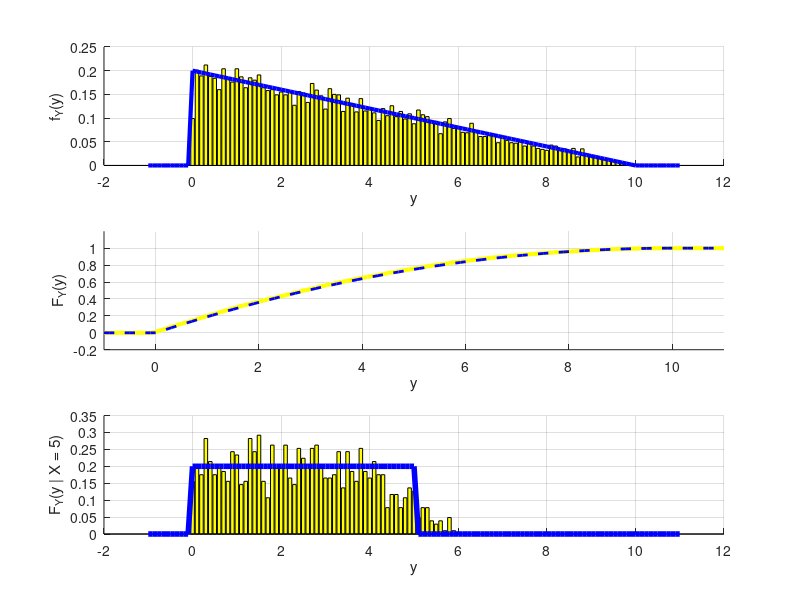

Source code (MATLAB):
clear all; close all; clc;

N = 10000;  % Número de realizações

X = zeros(1, N);
Y = zeros(1, N);

i = 1;
while i <= N
  X(i) = 20 * rand() - 10; % x in [-10 10]
  Y(i) = 10 * rand();      % y in [0 10]

  if not (Y(i) > 10 - abs(X(i))) 
    i = i + 1;
  end
end

PrXgeqY_sim = mean(X>=Y)
PrXgeqY_teo = 1/4

% figure; hold on; grid on;
% scatter(X, Y);
% ylim([-1 11]); xlim([-11 11]);
% xlabel('x'); ylabel('y');
% axis('square')

dy = 0.1; y = -1 : dy : 11;

pdfY_sim = hist(Y, y) / (N * dy);
pdfY_teo =  (1/5 - y/50) .* (0 <= y & y <= 10) + 0 .* (y > 10 | y < 0);

figure
subplot(3, 1, 1); grid on; hold on;
bar(y, pdfY_sim, 'y');
plot(y, pdfY_teo, 'b', 'LineWidth', 3);
xlabel('y'); ylabel('f_Y(y)');

cdfY_sim = cumsum(pdfY_sim) * dy;
cdfY_teo = (y/5 - y.^2/100) .* (0 <= y & y <= 10) + 0 .* (y<0) + 1 .* (y > 10);

subplot(3, 1, 2); grid on; hold on;
plot(y, cdfY_sim, 'y', 'LineWidth', 3);
plot(y, cdfY_teo, 'b--', 'LineWidth', 2);
xlabel('y'); ylabel('F_Y(y)');
xlim([-1 11]); ylim([-0.2, 1.2]);

dx = 1; idx = (5 - dx <= X) & (X <= 5 + dx);
pdfY_condX_sim = hist(Y(idx), y) / (sum(idx) * dy);
pdfY_condX_teo = 1/5 .* (0 <= y & y <= 5);

subplot(3, 1, 3); grid on; hold on;
bar(y, pdfY_condX_sim, 'y');
plot(y, pdfY_condX_teo, 'b', 'LineWidth', 4);
xlabel('y'); ylabel('F_Y(y | X = 5)');

rhoXY_sim = cov(X, Y) / sqrt(var(X) * var(Y))
covXY_teo = 0